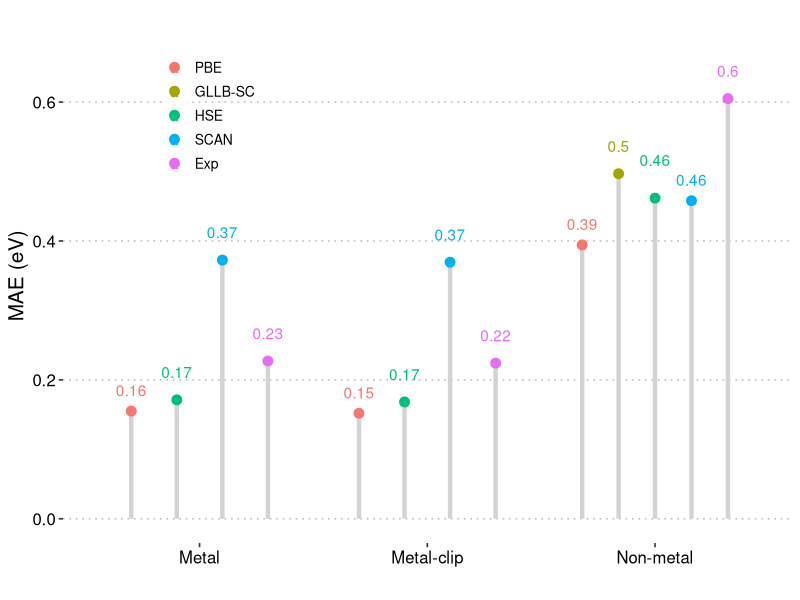
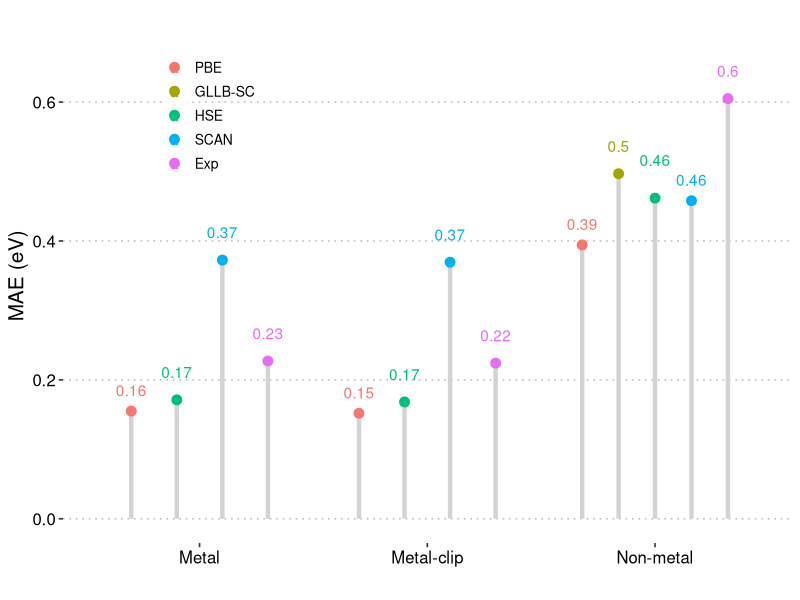

Here is the R script that generated these plots, in order:
library(dplyr)   # For data manipulation
library(ggplot2) # For data visualization
library(reshape)
library(ggforce)
library(ggpubr)
library(ggrepel)
    
theme_set(theme_pubclean() + 
          theme())

data <- read.csv('./metal_vs_nonmetal.csv')
data <- data[, c("Fidelity", "Metal" , "Non.metal", "Metal.clip")]

data <- melt(data)
data <- data[complete.cases(data), ]
colnames(data) <- c('Fidelity', 'Category', "Error")

avg <- data %>%
  group_by(Fidelity, Category) %>%
  summarise(mean = mean(Error), 
            q = quantile(Error, 0.75), 
            ypos = mean(Error) +0.04)

avg[avg$Fidelity=='PBE', 'ypos'] = avg[avg$Fidelity=='PBE', 'ypos'] - 0.01
avg[(avg$Fidelity=='HSE') & (avg$Category=='Non.metal'), 'ypos'] = 
  avg[(avg$Fidelity=='HSE') & (avg$Category=='Non.metal'), 'ypos'] + 0.015

avg[(avg$Fidelity=='SCAN') & (avg$Category=='Non.metal'), 'ypos'] = 
  avg[(avg$Fidelity=='SCAN') & (avg$Category=='Non.metal'), 'ypos'] -0.01


avg$Fidelity = factor(avg$Fidelity, levels=c("PBE", "GLLB-SC", "HSE", "SCAN", "Exp"))
avg$Category = factor(avg$Category, levels=c("Metal", "Metal.clip", "Non.metal"))

p <- ggplot(avg, aes(x = Category, y = mean)) + 
  geom_linerange(aes(x = Category, ymin = 0, ymax = mean,
                     group=factor(Fidelity, levels=c("PBE", "GLLB-SC", "HSE", "SCAN", "Exp"))), 
                 color='lightgray', size=1.5, position = position_dodge(0.8)) + 
  geom_point(aes(color=factor(Fidelity, levels=c("PBE", "GLLB-SC", "HSE", "SCAN", "Exp"))), position=position_dodge(0.8), size=3) + 
  scale_x_discrete(labels=c("Metal" = "Metal", 
                            "Metal.clip" = "Metal-clip",
                           "Non.metal" = "Non-metal" 
                           )) + 
  geom_text(aes(x = Category, y = ypos, label=round(mean, 2), color=factor(Fidelity, levels=c("PBE", "GLLB-SC", "HSE", "SCAN", "Exp"))), 
            position=position_dodge(0.8)) + 
  coord_cartesian(ylim = c(0, 0.7))+
  xlab("") + ylab("MAE (eV)") + 
  theme(legend.position = c(0.2, 0.8),
        legend.title = element_blank(),
        legend.text = element_text(size=10),
        legend.background = element_rect(fill=alpha('white', 0)),
        text = element_text(size=15, color='black'), 
        axis.text = element_text(color='#000000'),
        panel.grid = element_blank())
  
print(p)
ggsave('exp_is_metal.pdf', plot=p, height = 4, width = 4.2)
